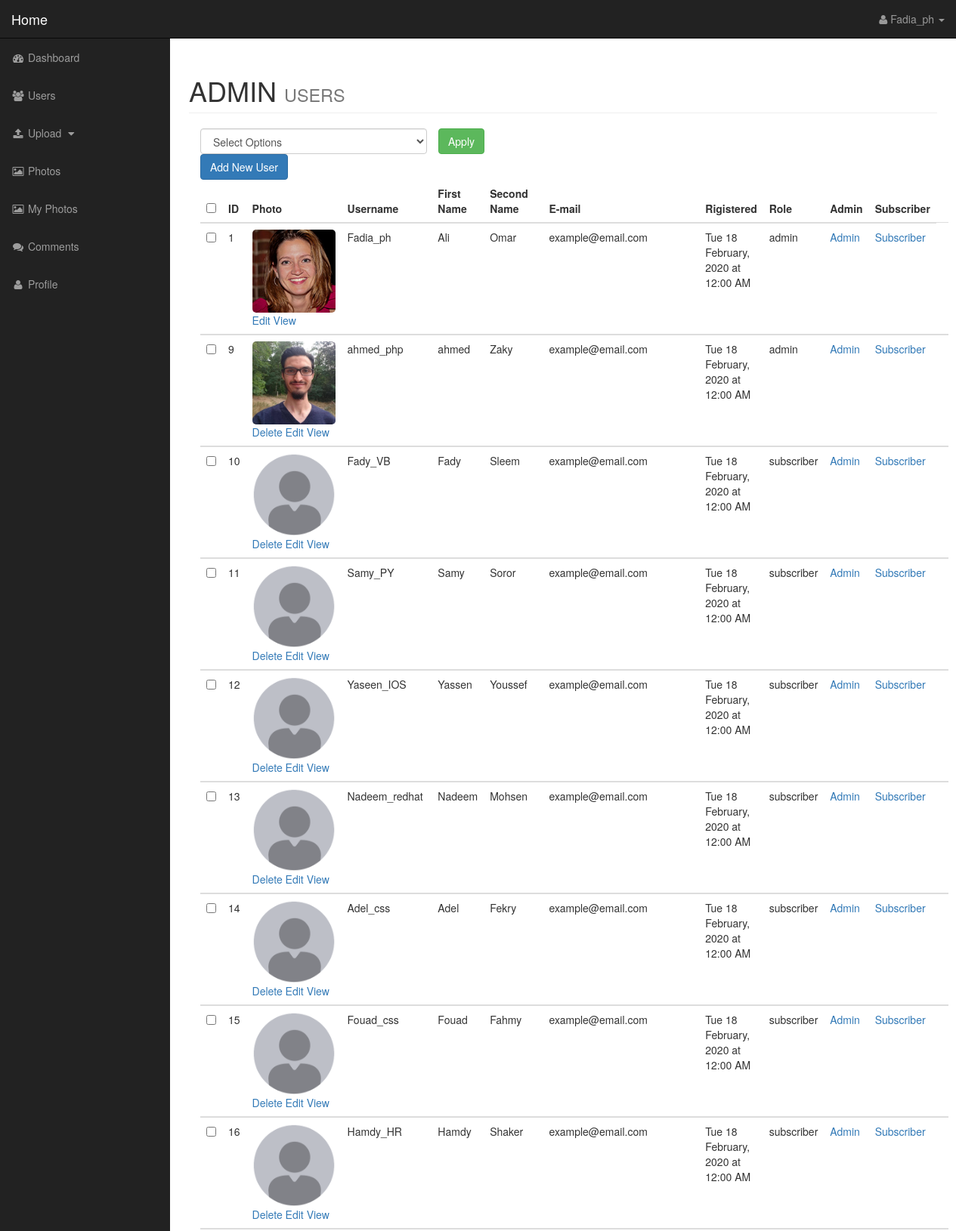
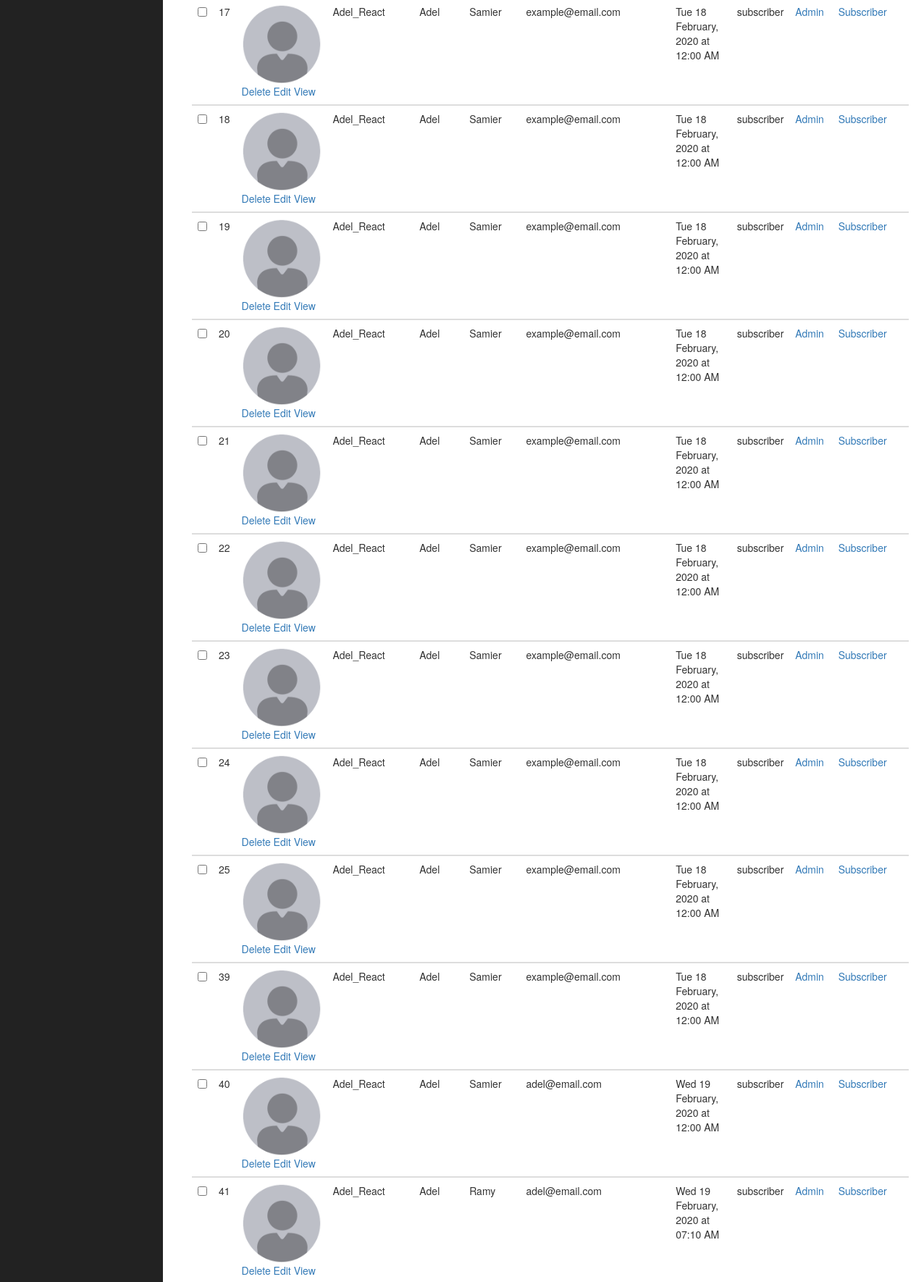
The page /admin/users.php (signed in, upper part) on the database its author committed (2 pictures, top to bottom).
### tables this page shows
CREATE TABLE `users` (
  `user_id` int NOT NULL,
  `username` varchar(255) NOT NULL,
  `password` varchar(255) NOT NULL,
  `password_hash` varchar(255) NOT NULL,
  `first_name` varchar(255) NOT NULL,
  `second_name` varchar(255) NOT NULL,
  `photo_name` varchar(255) NOT NULL,
  `user_email` varchar(255) NOT NULL,
  `user_register_date` datetime NOT NULL,
  `user_role` varchar(255) NOT NULL DEFAULT 'subscriber'
);

### admin/includes/classes/database.php (called while the page is built, shortened)
<?php
    class Database implements Database_interface{
        private static $instance = NULL;
        private $connection;
        public function open_connection_db(){
            $this->connection = new mysqli(DB_HOST,DB_USER,DB_PASS,DB_NAME);
        }
        public static function get_instance(){
            if(!self::$instance)
                self::$instance = new Database();
            return self::$instance;
        }
        public function query($sql){
            $q_result = $this->connection->query($sql);
            return $q_result;
        }
    }
    $db = Database::get_instance();
?>

### admin/includes/classes/db_object.php (called while the page is built, shortened)
 <?php
abstract class DB_object{
        protected $photo_name = "";
        protected $placeholder_photo = "";
        protected $upload_dir = "";
        protected static function instantiation($record){
            $obj = new $called_class;
            foreach($record as $attribute => $value)
            {
                if($obj->has_attribute($attribute)){
                    $obj->$attribute = $value;
                }
            }
            return $obj;
        }
        private function has_attribute($attr){
            $obj_properties = get_object_vars($this);
            return array_key_exists($attr, $obj_properties);
        }
        public static function find_all(){
            return static::makeQuery("SELECT * FROM ". static::$db_table ."");
        }
        protected static function makeQuery($sql){
            global $db;
            $obj_arr = array();
            $q_result = $db->query($sql);
            while($row = mysqli_fetch_assoc($q_result))
            {
                $obj_arr[] = static::instantiation($row);
            }
            return $obj_arr;
        }
        public function photo_path(){
            return !empty($this->photo_name) ? $this -> upload_dir . DS . $this -> photo_name : $this->upload_dir . DS . $this->placeholder_photo;
        }
    }
?>

### admin/includes/classes/user.php (called while the page is built, shortened)
<?php
    class User extends DB_object implements User_interface{
        function __construct(){
            $this->placeholder_photo = "usr.jpg";
            $this->upload_dir = "images";
        }
        public function __get($property){
            if(property_exists($this, $property))
                return $this->$property;
            else
                $this->errors[] =  "Failed to get $property!";
        }
        public static function get_admin_users(){
            $query = "SELECT * FROM users ";
            $query .= "WHERE user_role = 'admin'";
            $result = User::makeQuery($query);
            return $result;
        }
    }
?>

### admin/includes/functions.php (called while the page is built, shortened)
<?php
function format_date_time($date_time){
    $Day_nr = date('d', strtotime($date_time));
    $Day_name = date('D', strtotime($date_time));
    $Month = date('F', strtotime($date_time));
    $Year = date('Y', strtotime($date_time));
    $hour = date('h', strtotime($date_time));
    $minute = date('i', strtotime($date_time));
    $_12Sys = date('A', strtotime($date_time));
    return "$Day_name $Day_nr $Month, $Year at $hour:$minute $_12Sys";
}
?>

### admin/users.php (the view, shortened to what this page needs)
<?php include("includes/header.php"); ?>
        <nav class="navbar navbar-inverse navbar-fixed-top" role="navigation">
            <?php include("includes/top-nav.php"); ?>
            <?php include("includes/side-nav.php"); ?>
        </nav>
        <div id="page-wrapper">
                 <div class="container-fluid">
                <div class="row">
                    <div class="col-lg-12">
                        <h1 class="page-header">
                            ADMIN
                            <small>USERS</small>
                        </h1>
                    <form action="" method="post">
                       <div class="col-md-4" id="bulkOptionContainer" >
                           <select name="bulkOption" id="" class="form-control">
                               <option value="">Select Options</option>
                           </select>
                        </div>
                        <input type="submit" name="submit" class="btn btn-success" value="Apply">
                    <div class="col-md-12">
                        <a class="btn btn-primary" href="add_user.php">Add New User</a>
                            <table class="table table-hover">
                                <thead>
                                    <tr>
                                       <th><input type="checkbox" onclick="toggle(this)" id="selectAllBoxes"></th>
                                        <th>ID</th>
                                        <th>Photo</th>
                                        <th>Username</th>
                                        <th>First Name</th>
                                        <th>Second Name</th>
                                        <th>E-mail</th>
                                        <th>Rigistered</th>
                                        <th>Role</th>
                                        <th>Admin</th>
                                        <th>Subscriber</th>
                                    </tr>
                                </thead>
<?php
    $users = User::find_all();
    foreach($users as $user) :
        $id = $user -> user_id;
        $img_path = $user -> photo_path();
        $username = $user -> username;
        $firstname = $user -> first_name;
        $secondname = $user -> second_name;
        $user_email = $user -> user_email;
        $user_register_date = $user -> user_register_date;
        $user_role = $user -> user_role;
?>
                                <tbody>
                                    <tr>
                                    <td><input type="checkbox" class="checkBoxes" name="chkBoxArr[]" value="<?php echo $id?>" > </td>
                                    <td> <? echo $id; ?> </td>
                                    <td>
                                        <a href="edit_user.php?user_id=<? echo $id; ?>">
                                            <img class="admin-photo-thumbnail" src="<? echo $img_path;?>" alt='Gallery image'>
                                        </a>
                                        <div class="pictures-links">
                                        <? if($user->user_id !== $_SESSION['user_id']): ?>
                                            <a class="delete-link"  href="delete_user.php?user_id=<? echo $id;?>">Delete</a>
                                        <? endif; ?>
                                            <a href="edit_user.php?user_id=<? echo $id; ?>">Edit</a>
                                            <a href="profile.php">View</a>
                                        </div>
                                    </td>
                                    <td> <? echo $username; ?> </td>
                                    <td> <? echo $firstname; ?> </td>
                                    <td> <? echo $secondname; ?> </td>
                                    <td> <? echo $user_email; ?> </td>
                                    <td> <? echo format_date_time($user_register_date); ?> </td>
                                    <td> <? echo $user_role; ?> </td>
                                    <td><a href="users.php?admin=<? echo $id ?>">Admin</a></td>
                                    <td><a href="users.php?subscriber=<? echo $id ?>">Subscriber</a></td>
                                    <td>  </td>
                                    </tr>
<?php endforeach; ?>
                                </tbody>
                            </table>
                        </div>
                        </form>
                    </div>
                </div>
            </div>
        </div>
  <?php include("includes/footer.php"); ?>

### admin/includes/header.php (shortened to what this page needs)
<!DOCTYPE html>
<html lang="en">
<head>
    <link href="css/dropzone.css" rel="stylesheet">
    <link href="css/bootstrap.min.css" rel="stylesheet">
    <link href="css/sb-admin.css" rel="stylesheet">
    <link href="css/style.css" rel="stylesheet">
    <link href="font-awesome/css/font-awesome.min.css" rel="stylesheet" type="text/css">
          <? $admin_users = User::get_admin_users(); ?>
</head>
<body>
    <div id="wrapper">

### admin/includes/top-nav.php (shortened to what this page needs)
<?php
    $uesrname = "";
    if($session->is_signedIn())
        ($_SESSION['username']) ? $uesrname = $_SESSION['username'] : $uesrname = "Username";
?>
            <div class="navbar-header">
                <a class="navbar-brand" href="../index.php">Home</a>
            </div>
            <ul class="nav navbar-right top-nav">
                <li class="dropdown">
                    <a href="#" class="dropdown-toggle" data-toggle="dropdown"><i class="fa fa-user"></i> <? echo $uesrname ?> <b class="caret"></b></a>
                </li>
            </ul>

### admin/includes/side-nav.php (shortened to what this page needs)
<div class="collapse navbar-collapse navbar-ex1-collapse">
                <ul class="nav navbar-nav side-nav">
                    <li>
                        <a href="index.php"><i class="fa fa-fw fa-dashboard"></i> Dashboard</a>
                    </li>
                    <li>
                        <a href="users.php"><i class="fa fa-fw fa-users"></i> Users</a>
                    </li>
                    <li>
                        <a href="javascript:;" data-toggle="collapse" data-target="#posts_dropdown"><i class="fa fa-fw fa-upload"></i> Upload <i class="fa fa-fw fa-caret-down"></i></a>
                    </li>
                    <li>
                        <a href="photos.php"><i class="fa fa-fw fa-image"></i> Photos</a>
                    </li>
                    <li>
                        <a href="my_photos.php"><i class="fa fa-fw fa-image"></i> My Photos</a>
                    </li>
                    <li>
                        <a href="comments.php"><i class="fa fa-fw fa-comments"></i> Comments</a>
                    </li>
                    <li>
                        <a href="profile.php"><i class="fa fa-fw fa-user"></i> Profile</a>
                    </li>
                </ul>
            </div>

### admin/includes/footer.php (shortened to what this page needs)
  </div>
</body>
</html>

### admin/css/sb-admin.css (style rules this page uses)
body { margin-top: 100px; background-color: #222; }
@media (min-width:768px) { body { margin-top: 50px; } }
#wrapper { padding-left: 0; }
#page-wrapper { width: 100%; padding: 0; background-color: #fff; }
@media (min-width:768px) { #wrapper { padding-left: 225px; } }
@media (min-width:768px) { #page-wrapper { padding: 10px; } }
.top-nav { padding: 0 15px; }
.top-nav>li { display: inline-block; float: left; }
.top-nav>li>a { padding-top: 15px; padding-bottom: 15px; line-height: 20px; color: #999; }
@media (min-width:768px) { .side-nav { position: fixed; top: 51px; left: 225px; width: 225px; margin-left: -225px; border: none; border-radius: 0; overflow-y: auto; background-color: #222; } }
@media (min-width:768px) { .side-nav>li>a { width: 225px; } }

### admin/css/style.css (style rules this page uses)
.admin-photo-thumbnail { width: 110px; border-radius: 5px; }

### rows shown on the page
users: user_id "1", photo_name (picture), username "Fadia_ph", first_name "Ali", second_name "Omar", user_email "example@email.com", user_register_date "Tue 18 February, 2020 at 12:00 AM", user_role "admin"
users: user_id "9", photo_name (picture), username "ahmed_php", first_name "ahmed", second_name "Zaky", user_email "example@email.com", user_register_date "Tue 18 February, 2020 at 12:00 AM", user_role "admin"
users: user_id "10", username "Fady_VB", first_name "Fady", second_name "Sleem", user_email "example@email.com", user_register_date "Tue 18 February, 2020 at 12:00 AM", user_role "subscriber"
users: user_id "11", username "Samy_PY", first_name "Samy", second_name "Soror", user_email "example@email.com", user_register_date "Tue 18 February, 2020 at 12:00 AM", user_role "subscriber"
users: user_id "12", username "Yaseen_IOS", first_name "Yassen", second_name "Youssef", user_email "example@email.com", user_register_date "Tue 18 February, 2020 at 12:00 AM", user_role "subscriber"
users: user_id "13", username "Nadeem_redhat", first_name "Nadeem", second_name "Mohsen", user_email "example@email.com", user_register_date "Tue 18 February, 2020 at 12:00 AM", user_role "subscriber"
users: user_id "14", username "Adel_css", first_name "Adel", second_name "Fekry", user_email "example@email.com", user_register_date "Tue 18 February, 2020 at 12:00 AM", user_role "subscriber"
users: user_id "15", username "Fouad_css", first_name "Fouad", second_name "Fahmy", user_email "example@email.com", user_register_date "Tue 18 February, 2020 at 12:00 AM", user_role "subscriber"
users: user_id "16", username "Hamdy_HR", first_name "Hamdy", second_name "Shaker", user_email "example@email.com", user_register_date "Tue 18 February, 2020 at 12:00 AM", user_role "subscriber"
users: user_id "17", username "Adel_React", first_name "Adel", second_name "Samier", user_email "example@email.com", user_register_date "Tue 18 February, 2020 at 12:00 AM", user_role "subscriber"
users: user_id "18", username "Adel_React", first_name "Adel", second_name "Samier", user_email "example@email.com", user_register_date "Tue 18 February, 2020 at 12:00 AM", user_role "subscriber"
users: user_id "19", username "Adel_React", first_name "Adel", second_name "Samier", user_email "example@email.com", user_register_date "Tue 18 February, 2020 at 12:00 AM", user_role "subscriber"
users: user_id "20", username "Adel_React", first_name "Adel", second_name "Samier", user_email "example@email.com", user_register_date "Tue 18 February, 2020 at 12:00 AM", user_role "subscriber"
users: user_id "21", username "Adel_React", first_name "Adel", second_name "Samier", user_email "example@email.com", user_register_date "Tue 18 February, 2020 at 12:00 AM", user_role "subscriber"
users: user_id "22", username "Adel_React", first_name "Adel", second_name "Samier", user_email "example@email.com", user_register_date "Tue 18 February, 2020 at 12:00 AM", user_role "subscriber"
users: user_id "23", username "Adel_React", first_name "Adel", second_name "Samier", user_email "example@email.com", user_register_date "Tue 18 February, 2020 at 12:00 AM", user_role "subscriber"
users: user_id "24", username "Adel_React", first_name "Adel", second_name "Samier", user_email "example@email.com", user_register_date "Tue 18 February, 2020 at 12:00 AM", user_role "subscriber"
users: user_id "25", username "Adel_React", first_name "Adel", second_name "Samier", user_email "example@email.com", user_register_date "Tue 18 February, 2020 at 12:00 AM", user_role "subscriber"
users: user_id "39", username "Adel_React", first_name "Adel", second_name "Samier", user_email "example@email.com", user_register_date "Tue 18 February, 2020 at 12:00 AM", user_role "subscriber"
users: user_id "40", username "Adel_React", first_name "Adel", second_name "Samier", user_email "adel@email.com", user_register_date "Wed 19 February, 2020 at 12:00 AM", user_role "subscriber"
users: user_id "41", username "Adel_React", first_name "Adel", second_name "Ramy", user_email "adel@email.com", user_register_date "Wed 19 February, 2020 at 07:10 AM", user_role "subscriber"

### other values the page prints
$uesrname "Fadia_ph"
